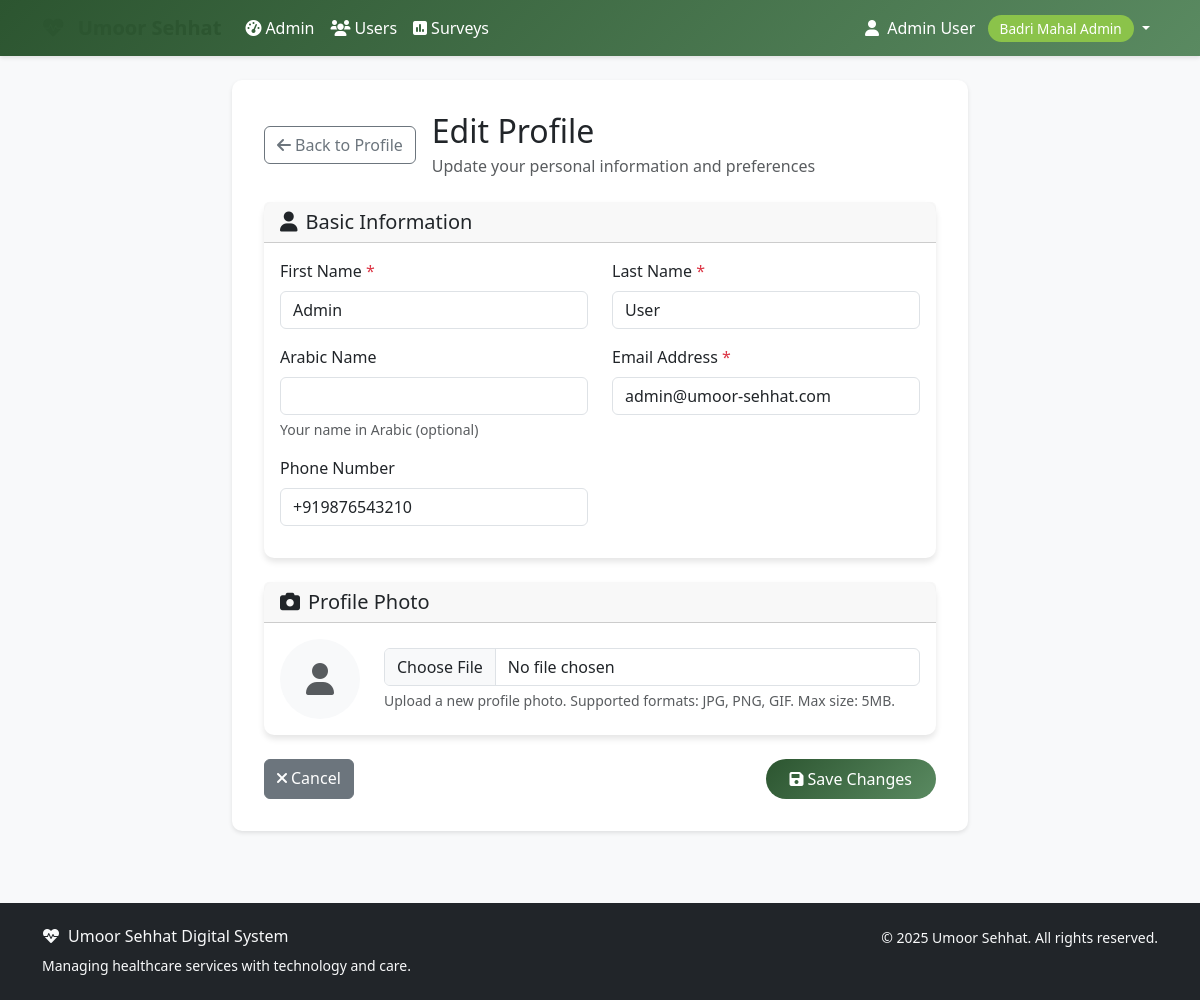
Page /accounts/profile/edit/ (signed in) on the earlier database version.
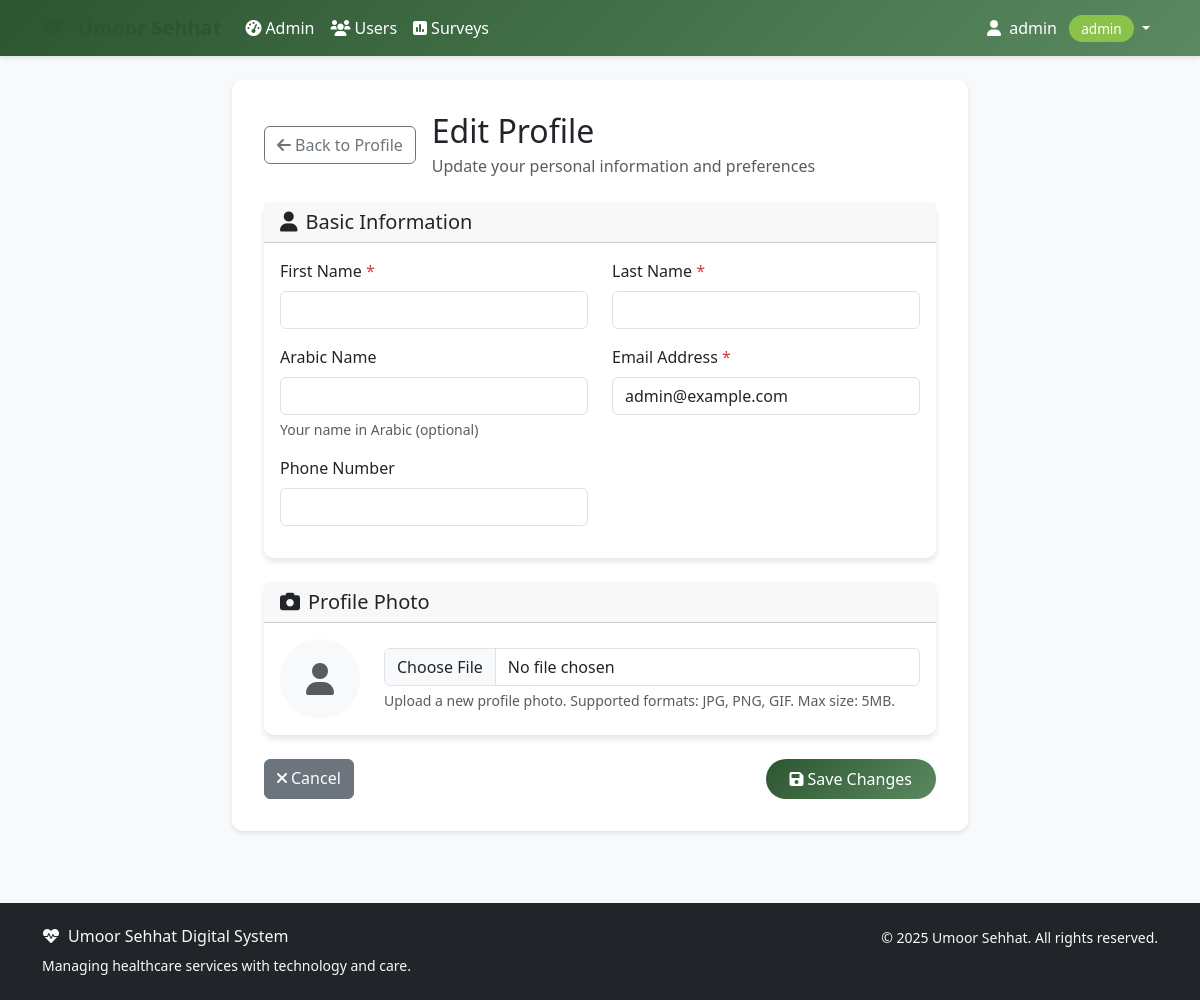
Same page on the later database version.
### accounts/models.py (models this page shows, shortened)
class User(AbstractUser):
    ROLE_CHOICES = [
        ('aamil', 'Aamil'),
        ('moze_coordinator', 'Moze Coordinator'),
        ('doctor', 'Doctor'),
        ('student', 'Student'),
        ('badri_mahal_admin', 'Badri Mahal Admin'),
    ]
    role = models.CharField(max_length=20, choices=ROLE_CHOICES, default='student')
    its_id = models.CharField(
        max_length=8,
        unique=True,
        null=True,
        blank=True,
        validators=[RegexValidator(
            regex=r'^\d{8}$',
            message='ITS ID must be exactly 8 digits',
            code='invalid_its_id'
        )],
        help_text='8-digit ITS ID'
    )
    phone_number = models.CharField(max_length=15, blank=True, null=True)
    profile_photo = models.ImageField(upload_to='profile_photos/', blank=True, null=True)
    arabic_name = models.CharField(max_length=100, blank=True, null=True)
    age = models.PositiveIntegerField(blank=True, null=True)
    verified_certificate = models.FileField(upload_to='certificates/', blank=True, null=True)
    specialty = models.CharField(max_length=100, blank=True, null=True)
    college = models.CharField(max_length=100, blank=True, null=True)  # For students
    specialization = models.CharField(max_length=100, blank=True, null=True)  # For students
    created_at = models.DateTimeField(auto_now_add=True)
    updated_at = models.DateTimeField(auto_now=True)
    def get_full_name(self):
        if self.arabic_name:
            return self.arabic_name
        return super().get_full_name() or self.username
    @property
    def is_aamil(self):
        return self.role == 'aamil'
    @property
    def is_moze_coordinator(self):
        return self.role == 'moze_coordinator'
    @property
    def is_doctor(self):
        return self.role == 'doctor'
    @property
    def is_student(self):
        return self.role == 'student'
    @property
    def is_admin(self):
        return self.role == 'badri_mahal_admin' or self.is_superuser
    class Meta:
        verbose_name = 'User'
        verbose_name_plural = 'Users'
        ordering = ['first_name', 'last_name']

### accounts/views.py (the view, shortened to what this page needs)
# urls.py: path('profile/edit/', views.EditProfileView.as_view(), name='edit_profile'),
class EditProfileView(LoginRequiredMixin, UpdateView):
    model = User
    form_class = UserProfileForm
    template_name = 'accounts/edit_profile.html'
    success_url = reverse_lazy('accounts:profile')
    def get_object(self):
        return self.request.user

### accounts/forms.py
class UserProfileForm(forms.ModelForm):
    class Meta:
        model = User
        fields = [
            'first_name', 'last_name', 'email', 'phone_number',
            'arabic_name', 'profile_photo', 'specialty', 'college', 'specialization'
        ]
        widgets = {
            'first_name': forms.TextInput(attrs={'class': 'form-control'}),
            'last_name': forms.TextInput(attrs={'class': 'form-control'}),
            'email': forms.EmailInput(attrs={'class': 'form-control'}),
            'phone_number': forms.TextInput(attrs={'class': 'form-control'}),
            'arabic_name': forms.TextInput(attrs={'class': 'form-control'}),
            'profile_photo': forms.ClearableFileInput(attrs={'class': 'form-control'}),
            'specialty': forms.TextInput(attrs={'class': 'form-control'}),
            'college': forms.TextInput(attrs={'class': 'form-control'}),
            'specialization': forms.TextInput(attrs={'class': 'form-control'}),
        }

### templates/accounts/edit_profile.html (shortened to what the changed rows need)
{% extends 'base.html' %}
{% block content %}
<div class="container">
    <div class="row justify-content-center">
        <div class="col-lg-8">
            <div class="content-area">
                <div class="d-flex align-items-center mb-4">
                    <div>
                        <h2 class="mb-1">Edit Profile</h2>
                    </div>
                </div>
                <form method="post" enctype="multipart/form-data">
                    <div class="card mb-4">
                        <div class="card-body">
                            <div class="row">
                                <div class="col-md-6 mb-3">
                                    <label for="{{ form.first_name.id_for_label }}" class="form-label">
                                        First Name <span class="text-danger">*</span>
                                    </label>
                                    {{ form.first_name }}
                                </div>
                                <div class="col-md-6 mb-3">
                                    <label for="{{ form.last_name.id_for_label }}" class="form-label">
                                        Last Name <span class="text-danger">*</span>
                                    </label>
                                    {{ form.last_name }}
                                </div>
                                <div class="col-md-6 mb-3">
                                    <label for="{{ form.arabic_name.id_for_label }}" class="form-label">
                                        Arabic Name
                                    </label>
                                    {{ form.arabic_name }}
                                    <div class="form-text">Your name in Arabic (optional)</div>
                                </div>
                                <div class="col-md-6 mb-3">
                                    <label for="{{ form.email.id_for_label }}" class="form-label">
                                        Email Address <span class="text-danger">*</span>
                                    </label>
                                    {{ form.email }}
                                </div>
                                <div class="col-md-6 mb-3">
                                    <label for="{{ form.phone_number.id_for_label }}" class="form-label">
                                        Phone Number
                                    </label>
                                    {{ form.phone_number }}
                                </div>
                            </div>
                        </div>
                    </div>
                    <div class="card mb-4">
                        <div class="card-body">
                            <div class="row align-items-center">
                                <div class="col">
                                    {{ form.profile_photo }}
                                    <div class="form-text">
                                        Upload a new profile photo. Supported formats: JPG, PNG, GIF. Max size: 5MB.
                                    </div>
                                </div>
                            </div>
                        </div>
                    </div>
                </form>
            </div>
        </div>
    </div>
</div>
{% endblock %}

### templates/base.html (shortened to what this page needs)
<!DOCTYPE html>
<html lang="en">
<head>
    <link href="https://cdn.jsdelivr.net/npm/bootstrap@5.3.0/dist/css/bootstrap.min.css" rel="stylesheet">
    <link href="https://cdnjs.cloudflare.com/ajax/libs/font-awesome/6.0.0/css/all.min.css" rel="stylesheet">
</head>
<body>
    <nav class="navbar navbar-expand-lg navbar-custom">
        <div class="container">
            <a class="navbar-brand text-white" href="{% url 'dashboard' %}">
                <i class="fas fa-heartbeat me-2"></i>
            </a>
            <div class="collapse navbar-collapse" id="navbarNav">
                {% if user.is_authenticated %}
                    <ul class="navbar-nav me-auto">
                        {% if user.is_admin %}
                            <li class="nav-item">
                                <a class="nav-link" href="{% url 'admin:index' %}">
                                    <i class="fas fa-tachometer-alt me-1"></i>Admin
                                </a>
                            </li>
                            <li class="nav-item">
                                <a class="nav-link" href="{% url 'accounts:user_list' %}">
                                    <i class="fas fa-users me-1"></i>Users
                                </a>
                            </li>
                        {% endif %}
                        <li class="nav-item">
                            <a class="nav-link" href="#">
                                <i class="fas fa-poll me-1"></i>Surveys
                            </a>
                        </li>
                    </ul>
                    <ul class="navbar-nav">
                        <li class="nav-item dropdown">
                            <a class="nav-link dropdown-toggle" href="#" id="navbarDropdown" role="button" data-bs-toggle="dropdown">
                                <i class="fas fa-user me-1"></i>
                                {{ user.get_full_name|default:user.username }}
                                <span class="role-badge ms-2">{{ user.get_role_display }}</span>
                            </a>
                        </li>
                    </ul>
                {% endif %}
            </div>
        </div>
    </nav>
    <main class="container-fluid py-4">
        {% block content %}{% endblock %}
    </main>
    <footer class="bg-dark text-light py-4 mt-5">
        <div class="container">
            <div class="row">
                <div class="col-md-6">
                    <h6><i class="fas fa-heartbeat me-2"></i>Umoor Sehhat Digital System</h6>
                    <p class="small mb-0">Managing healthcare services with technology and care.</p>
                </div>
                <div class="col-md-6 text-md-end">
                    <p class="small mb-0">
                        &copy; {% now "Y" %} Umoor Sehhat. All rights reserved.
                    </p>
                </div>
            </div>
        </div>
    </footer>
</body>
</html>

Differences in the rows shown:
changed User: get_full_name "Admin User" → "admin"; role "Badri Mahal Admin" → "admin"; first_name "Admin" → (not shown); last_name "User" → (not shown); email "admin@umoor-sehhat.com" → "admin@example.com"; phone_number "+919876543210" → (not shown)
